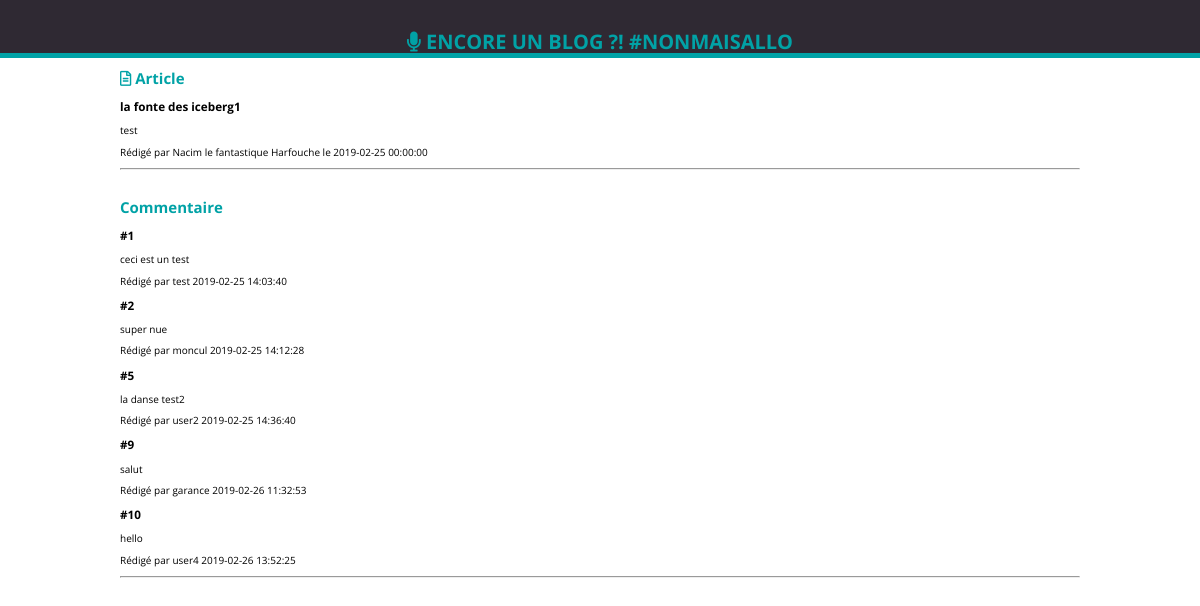
Screenshot of /detailArticle.php?idArticle=1 with the database file from the repository.
### tables this page shows
CREATE TABLE IF NOT EXISTS `post` (
  `id` tinyint(5) NOT NULL AUTO_INCREMENT,
  `title` varchar(50) NOT NULL,
  `content` text NOT NULL,
  `creationTimeStamp` datetime NOT NULL,
  `author_id` tinyint(3) NOT NULL,
  `category_id` tinyint(3) NOT NULL,
  PRIMARY KEY (`id`)
);

CREATE TABLE IF NOT EXISTS `author` (
  `id` tinyint(5) NOT NULL AUTO_INCREMENT,
  `firstName` varchar(50) NOT NULL,
  `lastName` varchar(50) NOT NULL,
  PRIMARY KEY (`id`)
);

CREATE TABLE IF NOT EXISTS `comment` (
  `id` tinyint(5) NOT NULL AUTO_INCREMENT,
  `pseudo` varchar(30) NOT NULL,
  `content` text NOT NULL,
  `creationTimeStamp` datetime NOT NULL,
  `post_id` smallint(5) NOT NULL,
  PRIMARY KEY (`id`)
);

### detailArticle.php (called while the page is built, shortened)
<?php
$idArticle = $_GET["idArticle"];
include "readyPdo.php";
$query = $pdo->prepare("SELECT * FROM author INNER JOIN post ON post.author_id = author.id WHERE post.id = ?");
$query->execute([$idArticle]);
$author = $query->fetch(PDO::FETCH_ASSOC);
$query = $pdo->prepare("SELECT * FROM comment WHERE post_id = ?");
$query->execute([$idArticle]);
$comments = $query->fetchALL(PDO::FETCH_ASSOC);
include "detailArticle.phtml";
?>

### detailArticle.phtml (the view, shortened to what this page needs)
<!DOCTYPE html>
<html lang="fr">
<head>
	<link rel="stylesheet" href="https://use.fontawesome.com/releases/v5.7.2/css/all.css">
	<link rel="stylesheet" type="text/css" href="css/normalize.css"/>
	<link rel="stylesheet" type="text/css" href="css/style.css"/>
</head>
<body>
	<header>
		<h1><a href="index.php"><i class="fas fa-microphone"></i> ENCORE UN BLOG ?! #NONMAISALLO</a></h1>
	</header>
	<main>
		<h2><a href="index.php"><i class="far fa-file-alt"></i> Article</a></h2>
		<section>
			<article>
			<h3><?= $author["title"]; ?></h3>
			<p><?= $author["content"]; ?></p>
			<p>Rédigé par <?= $author["firstName"] . " " . $author["lastName"] . " le " . $author["creationTimeStamp"]; ?></p>
			</article>
			<hr/>
			<br/>
			<section>
				<h2>Commentaire</h2>
				<?php foreach($comments as $comment): ?>
					<article>
						<h3>#<?= $comment["id"] ?></h3>
						<p><?= $comment["content"] ?></p>
						<p>Rédigé par <?= $comment["pseudo"] . " " . $comment["creationTimeStamp"]?></p>
					</article>
				<?php endforeach; ?>
			</section>
			<hr/>
		</section>
	</main>
</body>
</html>

### css/style.css (style rules this page uses)
* { box-sizing: border-box; outline: none; }
html { font-size: 62.5%; font-family: "Open Sans"; }
header { margin: 0 auto; width: 100%; background-color: #2f2933; border-bottom: solid 5px #01a2a6; padding-top: 30px; color: #01a2a6; text-align: center; }
h1 { margin: 0 auto; }
h1 a { text-decoration: none; color: #01a2a6; }
main { margin: 0 auto; width: 80%; }
h2 a, .h3Home a { text-decoration: none; color: #01a2a6; }
h2 { color: #01a2a6; }

### rows the page displays
post: title "la fonte des iceberg1", content "test", author.firstName "Nacim le fantastique", author.lastName "Harfouche", creationTimeStamp "2019-02-25 00:00:00"
comment: id "1", content "ceci est un test", pseudo "test", creationTimeStamp "2019-02-25 14:03:40"
comment: id "2", content "super nue", pseudo "moncul", creationTimeStamp "2019-02-25 14:12:28"
comment: id "5", content "la danse test2", pseudo "user2", creationTimeStamp "2019-02-25 14:36:40"
comment: id "9", content "salut", pseudo "garance", creationTimeStamp "2019-02-26 11:32:53"
comment: id "10", content "hello", pseudo "user4", creationTimeStamp "2019-02-26 13:52:25"
